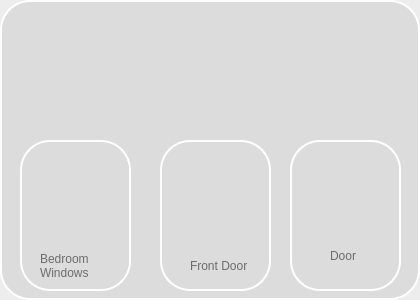
    <widget class="QFrame" name="frame_6">
     <property name="geometry">
      <rect>
       <x>1350</x>
       <y>130</y>
       <width>420</width>
       <height>300</height>
      </rect>
     </property>
     <property name="styleSheet">
      <string notr="true">QFrame{
background-color: qlineargradient(spread:pad, x1:0.98, y1:0.471364, x2:1, y2:0.472, stop:1 rgba(0, 0, 0, 18));
border-style: outset;
border-color:#FFF;
border-width:2px;
border-radius:30px;

}</string>
     </property>
     <property name="frameShape">
      <enum>QFrame::StyledPanel</enum>
     </property>
     <property name="frameShadow">
      <enum>QFrame::Raised</enum>
     </property>
     <widget class="QFrame" name="frame_16">
      <property name="geometry">
       <rect>
        <x>10</x>
        <y>10</y>
        <width>71</width>
        <height>71</height>
       </rect>
      </property>
      <property name="styleSheet">
       <string notr="true">background-image: url(:/newPrefix/icon/icons8-home-64.png);
border:none;
background-color:none;</string>
      </property>
      <property name="frameShape">
       <enum>QFrame::StyledPanel</enum>
      </property>
      <property name="frameShadow">
       <enum>QFrame::Raised</enum>
      </property>
     </widget>
     <widget class="QFrame" name="frame_17">
      <property name="geometry">
       <rect>
        <x>20</x>
        <y>140</y>
        <width>111</width>
        <height>151</height>
       </rect>
      </property>
      <property name="styleSheet">
       <string notr="true">QFrame{
background-color:none;

}
QFrame:hover{

background-color:rgb(48,57,66);



}</string>
      </property>
      <property name="frameShape">
       <enum>QFrame::StyledPanel</enum>
      </property>
      <property name="frameShadow">
       <enum>QFrame::Raised</enum>
      </property>
      <widget class="QLabel" name="label_6">
       <property name="geometry">
        <rect>
         <x>10</x>
         <y>0</y>
         <width>91</width>
         <height>91</height>
        </rect>
       </property>
       <property name="styleSheet">
        <string notr="true">background:none;
background-image: url(:/newPrefix/icon/icons8-lock-96.png);
border:none;
</string>
       </property>
       <property name="text">
        <string/>
       </property>
      </widget>
      <widget class="QLabel" name="airdevice_3">
       <property name="geometry">
        <rect>
         <x>20</x>
         <y>100</y>
         <width>71</width>
         <height>51</height>
        </rect>
       </property>
       <property name="sizePolicy">
        <sizepolicy hsizetype="Preferred" vsizetype="Preferred">
         <horstretch>0</horstretch>
         <verstretch>0</verstretch>
        </sizepolicy>
       </property>
       <property name="contextMenuPolicy">
        <enum>Qt::DefaultContextMenu</enum>
       </property>
       <property name="styleSheet">
        <string notr="true">background-color:none;
font: 75 10pt &quot;Segoe UI Historic&quot;;
border:none;
color: rgb(108, 108, 108);</string>
       </property>
       <property name="text">
        <string>Bedroom Windows</string>
       </property>
       <property name="scaledContents">
        <bool>false</bool>
       </property>
       <property name="wordWrap">
        <bool>true</bool>
       </property>
      </widget>
     </widget>
     <widget class="QFrame" name="frame_18">
      <property name="geometry">
       <rect>
        <x>160</x>
        <y>140</y>
        <width>111</width>
        <height>151</height>
       </rect>
      </property>
      <property name="styleSheet">
       <string notr="true">QFrame{
background-color:none;

}
QFrame:hover{

background-color:rgb(48,57,66);


}</string>
      </property>
      <property name="frameShape">
       <enum>QFrame::StyledPanel</enum>
      </property>
      <property name="frameShadow">
       <enum>QFrame::Raised</enum>
      </property>
      <widget class="QLabel" name="label_7">
       <property name="geometry">
        <rect>
         <x>10</x>
         <y>10</y>
         <width>91</width>
         <height>91</height>
        </rect>
       </property>
       <property name="styleSheet">
        <string notr="true">background:none;
background-image: url(:/newPrefix/icon/icons8-lock-96.png);
border:none;
</string>
       </property>
       <property name="text">
        <string/>
       </property>
      </widget>
      <widget class="QLabel" name="airdevice_4">
       <property name="geometry">
        <rect>
         <x>30</x>
         <y>100</y>
         <width>71</width>
         <height>51</height>
        </rect>
       </property>
       <property name="sizePolicy">
        <sizepolicy hsizetype="Preferred" vsizetype="Preferred">
         <horstretch>0</horstretch>
         <verstretch>0</verstretch>
        </sizepolicy>
       </property>
       <property name="contextMenuPolicy">
        <enum>Qt::DefaultContextMenu</enum>
       </property>
       <property name="styleSheet">
        <string notr="true">background-color:none;
font: 75 10pt &quot;Segoe UI Historic&quot;;
border:none;
color: rgb(108, 108, 108);</string>
       </property>
       <property name="text">
        <string>Front Door</string>
       </property>
       <property name="scaledContents">
        <bool>false</bool>
       </property>
       <property name="wordWrap">
        <bool>true</bool>
       </property>
      </widget>
     </widget>
     <widget class="QFrame" name="frame_19">
      <property name="geometry">
       <rect>
        <x>290</x>
        <y>140</y>
        <width>111</width>
        <height>151</height>
       </rect>
      </property>
      <property name="styleSheet">
       <string notr="true">QFrame{
background-color:none;
}
QFrame:hover{

background-color:rgb(48,57,66);


}</string>
      </property>
      <property name="frameShape">
       <enum>QFrame::StyledPanel</enum>
      </property>
      <property name="frameShadow">
       <enum>QFrame::Raised</enum>
      </property>
      <widget class="QLabel" name="label_8">
       <property name="geometry">
        <rect>
         <x>10</x>
         <y>10</y>
         <width>91</width>
         <height>91</height>
        </rect>
       </property>
       <property name="styleSheet">
        <string notr="true">background:none;
background-image: url(:/newPrefix/icon/icons8-lock-96.png);
border:none;
</string>
       </property>
       <property name="text">
        <string/>
       </property>
      </widget>
      <widget class="QLabel" name="airdevice_5">
       <property name="geometry">
        <rect>
         <x>40</x>
         <y>90</y>
         <width>71</width>
         <height>51</height>
        </rect>
       </property>
       <property name="sizePolicy">
        <sizepolicy hsizetype="Preferred" vsizetype="Preferred">
         <horstretch>0</horstretch>
         <verstretch>0</verstretch>
        </sizepolicy>
       </property>
       <property name="contextMenuPolicy">
        <enum>Qt::DefaultContextMenu</enum>
       </property>
       <property name="styleSheet">
        <string notr="true">background-color:none;
font: 75 10pt &quot;Segoe UI Historic&quot;;
border:none;
color: rgb(108, 108, 108);</string>
       </property>
       <property name="text">
        <string>Door</string>
       </property>
       <property name="scaledContents">
        <bool>false</bool>
       </property>
       <property name="wordWrap">
        <bool>true</bool>
       </property>
      </widget>
     </widget>
    </widget>
